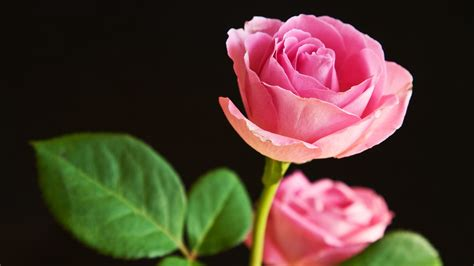
#> input picture OpenCV/Images/img5.jpeg, 474 x 266 px
$ python mask.py
#> lines starting #> are read from the running program, lines starting #| are printed output that depends on the picture; after the words box and inside, x2 and y2 are one past the last pixel; in counts of white or black regions, pixels touching at a corner belong together
import cv2 as cv
import numpy as np

img=cv.imread("Images/img5.jpeg")
#> img is the input picture: shape (266, 474, 3); mean B, G, R 48.5, 59.7, 81.1

mask=np.zeros(img.shape[:2],dtype='uint8')
cv.circle(mask,(300,100),50,255,-1)
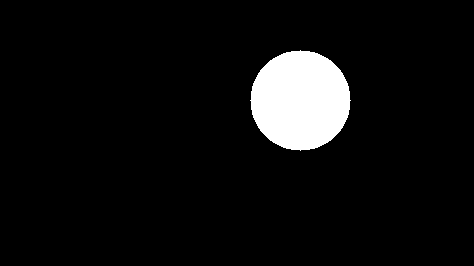
#> mask: shape (266, 474); 6.2% white; 1 white region, box (x1, y1, x2, y2) and area: (250, 50, 351, 151) 7845
masked=cv.bitwise_and(img,img,mask=mask)
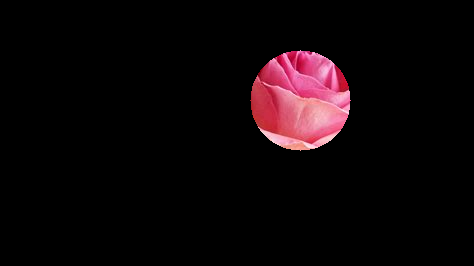
#> masked: shape (266, 474, 3); mean B, G, R 8.2, 6.1, 13.9
#cv.imshow("null",masked)
img2=np.hstack([img,masked])
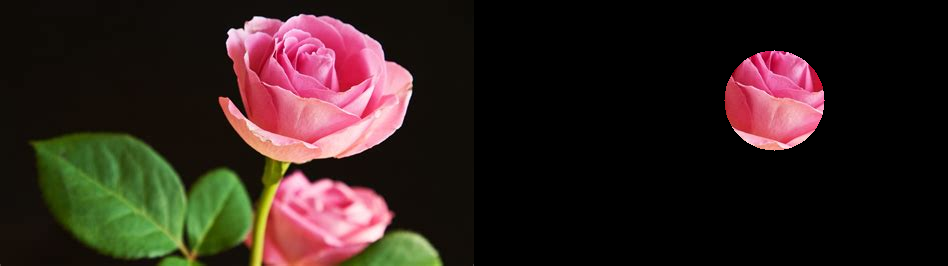
#> img2: shape (266, 948, 3); mean B, G, R 28.3, 32.9, 47.5
cv.imshow("Masked",img2)

cv.waitKey(0)
cv.destroyAllWindows()

$ run again, with OpenCV/Images/img2.jpeg copied over OpenCV/Images/img5.jpeg
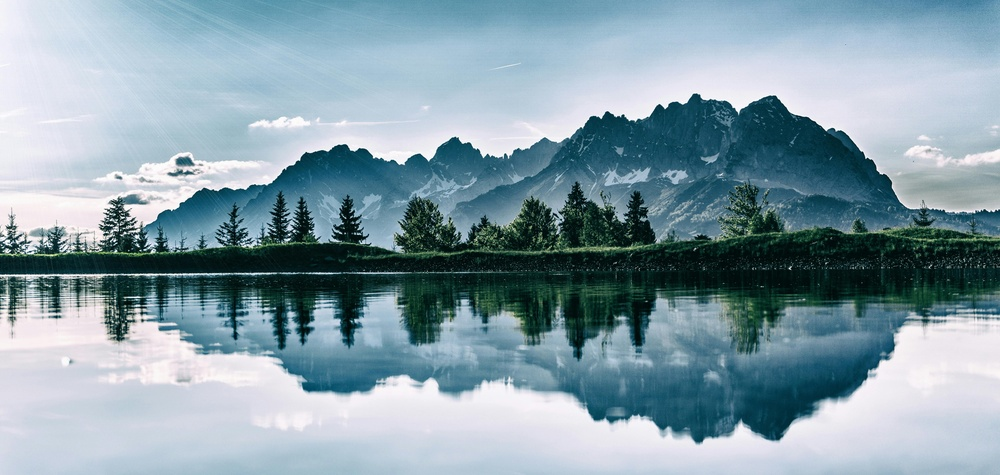
#> input picture OpenCV/Images/img2.jpeg, 1000 x 475 px, shrunk from 6000 x 2848 before the run
#> img is the input picture: shape (475, 1000, 3); mean B, G, R 167.6, 157.2, 133.6
#> `cv.circle(mask,(300,100),50,255,-1)`:
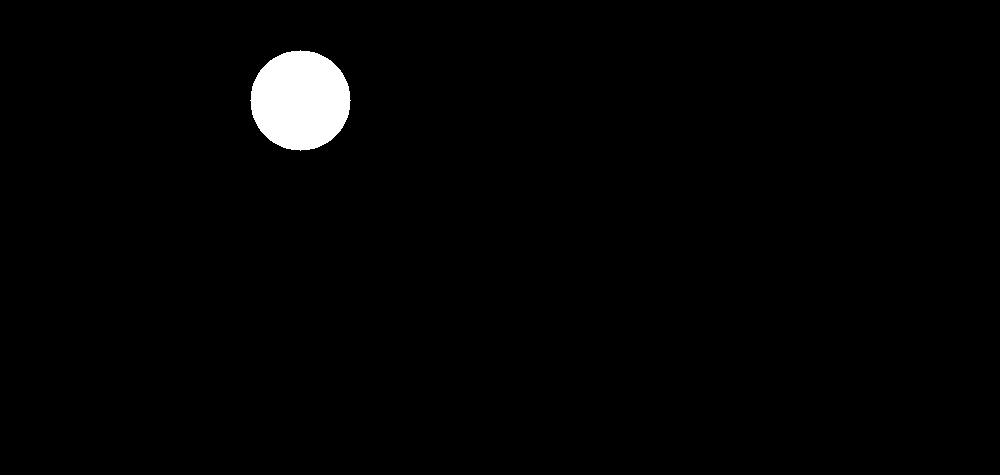
#> mask: shape (475, 1000); 1.7% white; 1 white region, box (x1, y1, x2, y2) and area: (250, 50, 351, 151) 7845
#> `img2=np.hstack([img,masked])`:
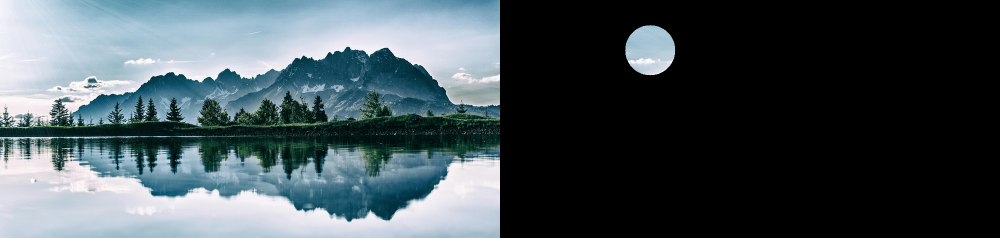
#> img2: shape (475, 2000, 3) (shown at 1/2 size); mean B, G, R 85.6, 80.3, 68.3

$ run again, with OpenCV/Images/img3.jpeg copied over OpenCV/Images/img5.jpeg
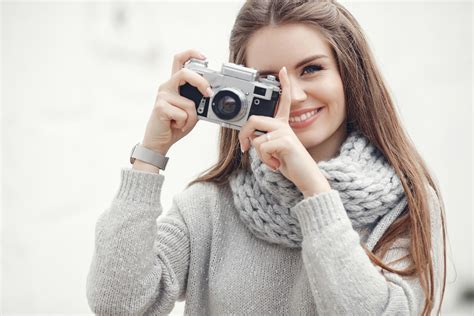
#> input picture OpenCV/Images/img3.jpeg, 474 x 316 px
#> img is the input picture: shape (316, 474, 3); mean B, G, R 190.7, 196.5, 202.6
#> `cv.circle(mask,(300,100),50,255,-1)`:
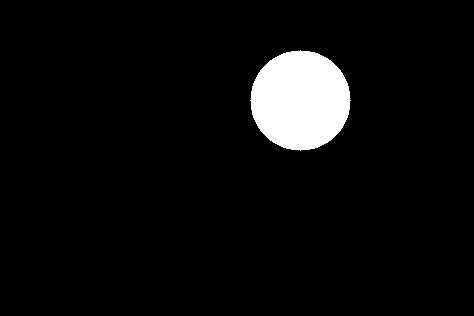
#> mask: shape (316, 474); 5.2% white; 1 white region, box (x1, y1, x2, y2) and area: (250, 50, 351, 151) 7845
#> `img2=np.hstack([img,masked])`:
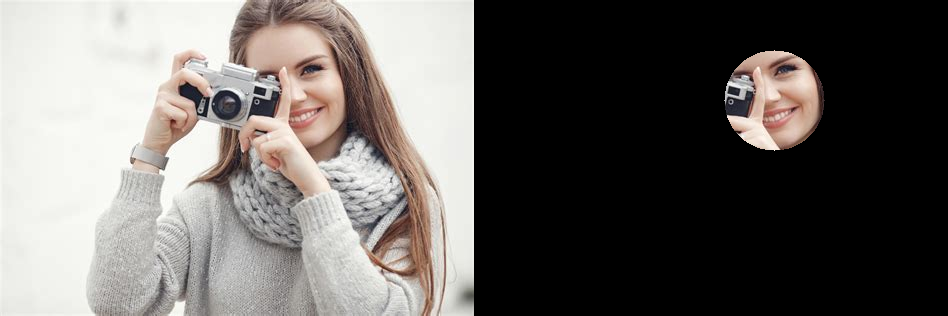
#> img2: shape (316, 948, 3); mean B, G, R 99.1, 102.2, 106.1

$ run again, with OpenCV/Images/img4.jpeg copied over OpenCV/Images/img5.jpeg
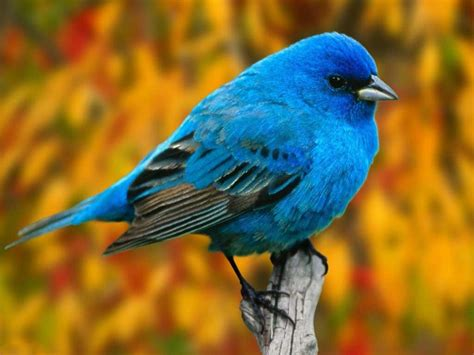
#> input picture OpenCV/Images/img4.jpeg, 474 x 355 px
#> img is the input picture: shape (355, 474, 3); mean B, G, R 49.9, 107.6, 130.2
#> `cv.circle(mask,(300,100),50,255,-1)`:
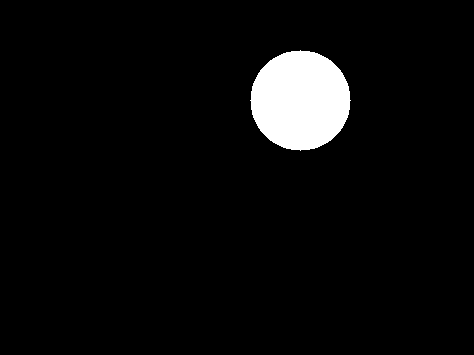
#> mask: shape (355, 474); 4.7% white; 1 white region, box (x1, y1, x2, y2) and area: (250, 50, 351, 151) 7845
#> `img2=np.hstack([img,masked])`:
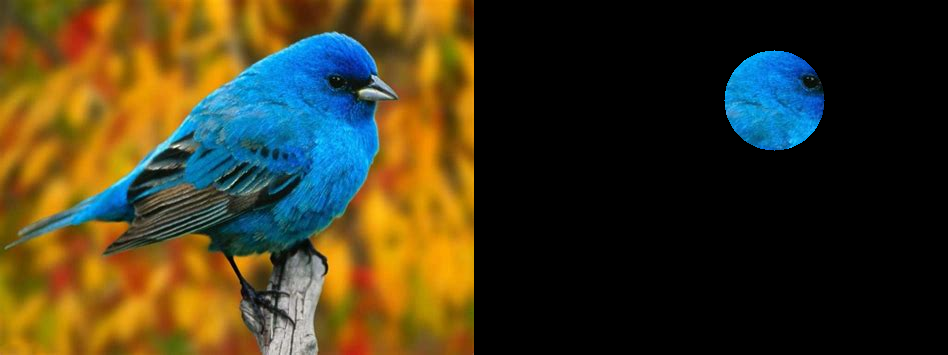
#> img2: shape (355, 948, 3); mean B, G, R 29.7, 56.7, 65.4
